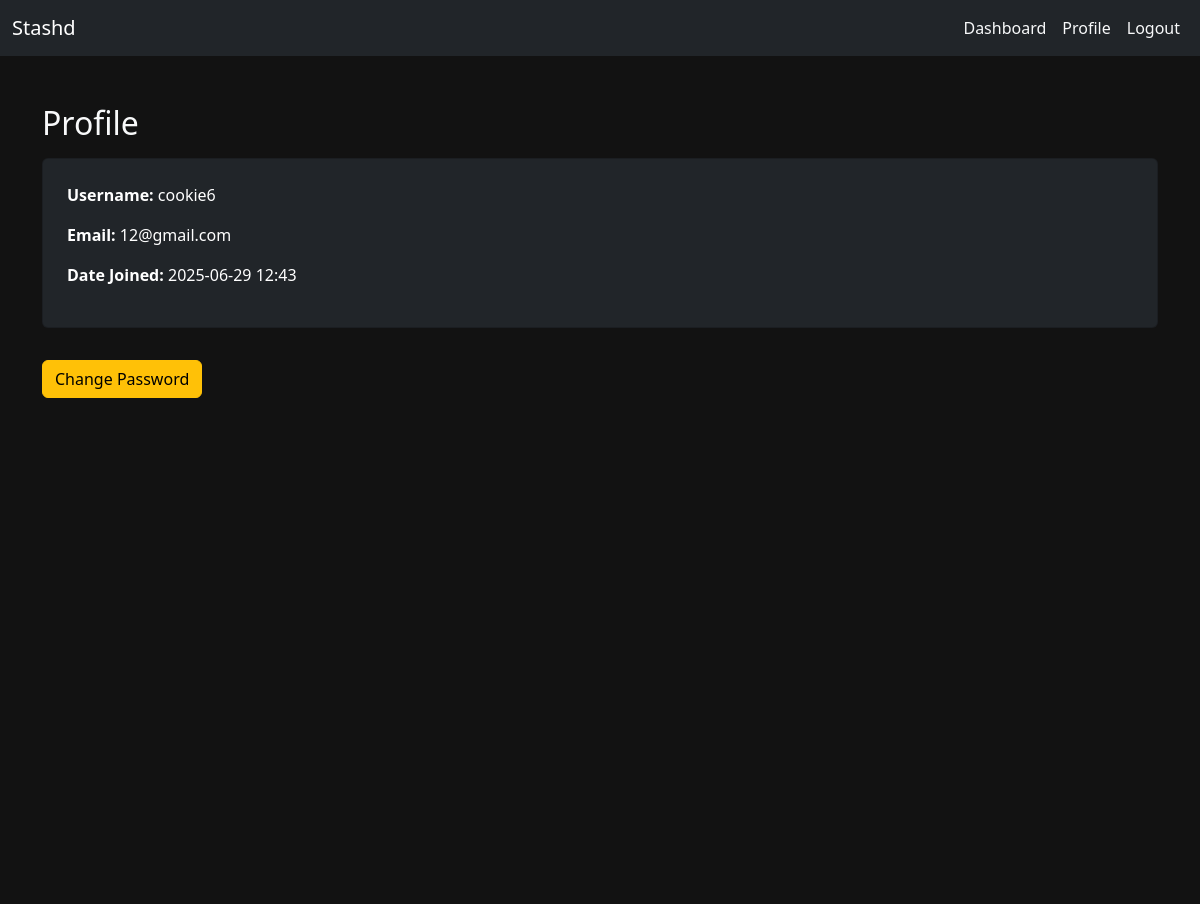
The page /profile (signed in) on the database its author committed.
### app.py (models this page shows)
class User(db.Model, UserMixin):
    id = db.Column(db.Integer, primary_key=True)
    username = db.Column(db.String(50), unique=True, nullable=False)
    email = db.Column(db.String(120), unique=True, nullable=False)
    password = db.Column(db.String(120), nullable=False)
    date_joined = db.Column(db.DateTime, default=datetime.now())

### app.py (the view)
@app.route("/profile")
@login_required
@limiter.limit("10 per minute")
def profile():
    return render_template("profile.html", user=current_user)

### app.py (called while the page is built)
@app.before_request
def warm_db():
    if request.endpoint in ('static', None) or request.path == '/favicon.ico':
        return
    try:
        db.session.execute(text("SELECT 1"))
    except OperationalError:
        app.logger.warning("Database is waking up or unreachable")

@login_manager.user_loader
def load_user(user_id):
    return db.session.get(User, int(user_id))

### templates/profile.html (shortened to what this page needs)
{% extends "layout.html" %}
{% block content %}
<h2>Profile</h2>
<div class="card p-4 mt-3 text-bg-dark">
    <p><strong>Username:</strong> {{ user.username }}</p>
    <p><strong>Email:</strong> {{ user.email }}</p>
    <p><strong>Date Joined:</strong> {{ user.date_joined.strftime('%Y-%m-%d %H:%M') }}</p>
</div>
<a href="{{ url_for('change_password') }}" class="btn btn-warning">Change Password</a>
{% endblock %}

### static/styles.css (style rules this page uses)
html, body { background-color: #121212 !important; color: #f8f9fa; font-family: 'Segoe UI', Tahoma, Geneva, Verdana, sans-serif; overflow-x: hidden; height: 100%; margin: 0; padding: 0; }
.card { border: 1px solid #2c2c2c; border-radius: 0.5rem; }
.container, .card, .accordion, .accordion-item, .accordion-button, .table, .card-header, .card-body, .accordion-body { background-color: #121212 !important; color: #f8f9fa !important; }
.landing-hero, .btn { font-weight: 500; }
section, .card, .accordion, form { margin-bottom: 2rem; }

### rows shown on the page
User: username "cookie6", email "12@gmail.com", date_joined "2025-06-29 12:43"
